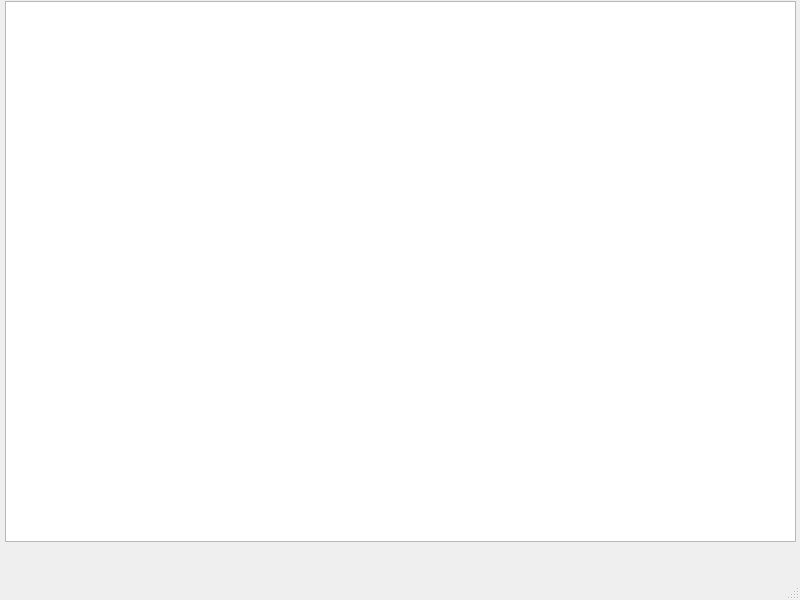
<?xml version="1.0" encoding="UTF-8"?>
<ui version="4.0">
 <class>MainWindow</class>
 <widget class="QMainWindow" name="MainWindow">
  <property name="geometry">
   <rect>
    <x>0</x>
    <y>0</y>
    <width>800</width>
    <height>600</height>
   </rect>
  </property>
  <property name="windowTitle">
   <string>MainWindow</string>
  </property>
  <widget class="QWidget" name="centralwidget">
   <widget class="QTableWidget" name="tableWidget">
    <property name="geometry">
     <rect>
      <x>5</x>
      <y>1</y>
      <width>791</width>
      <height>541</height>
     </rect>
    </property>
   </widget>
  </widget>
  <widget class="QMenuBar" name="menubar">
   <property name="geometry">
    <rect>
     <x>0</x>
     <y>0</y>
     <width>800</width>
     <height>25</height>
    </rect>
   </property>
  </widget>
  <widget class="QStatusBar" name="statusbar"/>
 </widget>
 <resources/>
 <connections/>
</ui>
